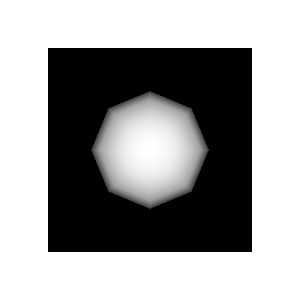

Recreate this plot in Python.
#!/usr/bin/env python

# Render a sphere offscreen, capture pixel data to an image, and display it.

import vtkmodules.vtkInteractionStyle  # noqa: F401
import vtkmodules.vtkRenderingFreeType  # noqa: F401
import vtkmodules.vtkRenderingOpenGL2  # noqa: F401

from vtkmodules.vtkCommonCore import VTK_UNSIGNED_CHAR, vtkUnsignedCharArray
from vtkmodules.vtkCommonDataModel import vtkImageData
from vtkmodules.vtkFiltersSources import vtkSphereSource
from vtkmodules.vtkRenderingCore import (
    vtkActor,
    vtkImageActor,
    vtkPolyDataMapper,
    vtkRenderWindow,
    vtkRenderWindowInteractor,
    vtkRenderer,
)

# Sphere source
sphere_source = vtkSphereSource()
sphere_source.SetCenter(0.0, 0.0, 0.0)
sphere_source.SetRadius(5.0)
sphere_source.Update()

mapper = vtkPolyDataMapper()
mapper.SetInputConnection(sphere_source.GetOutputPort())

actor = vtkActor()
actor.SetMapper(mapper)

renderer = vtkRenderer()

render_window = vtkRenderWindow()
render_window.SetMultiSamples(0)
render_window.AddRenderer(renderer)

interactor = vtkRenderWindowInteractor()
interactor.SetRenderWindow(render_window)

# Pipeline exception: render needed for offscreen capture workflow
render_window.Render()

# Render offscreen
render_window.SetShowWindow(False)
render_window.SetUseOffScreenBuffers(True)
render_window.Render()

# Capture empty framebuffer
size = render_window.GetSize()
image = vtkImageData()
image.SetDimensions(size[0], size[1], 1)
image.AllocateScalars(VTK_UNSIGNED_CHAR, 3)

render_window.SetShowWindow(True)
render_window.SetUseOffScreenBuffers(False)

# Now add the actor and render
renderer.AddActor(actor)
renderer.ResetCamera()
render_window.Render()

# Render offscreen again with actor
render_window.SetShowWindow(False)
render_window.SetUseOffScreenBuffers(True)
render_window.Render()

# Capture framebuffer with sphere
render_window.GetPixelData(
    0, 0, size[0] - 1, size[1] - 1, 0,
    image.GetPointData().GetScalars(), 0)

render_window.SetShowWindow(True)
render_window.SetUseOffScreenBuffers(False)

# Display captured image
image_actor = vtkImageActor()
image_actor.GetMapper().SetInputData(image)
renderer.RemoveActor(actor)
renderer.AddActor(image_actor)
renderer.SetBackground(1, 1, 1)

render_window.SetWindowName("to image")
render_window.Render()
renderer.ResetCamera()

render_window.Render()
interactor.Initialize()
interactor.Start()
